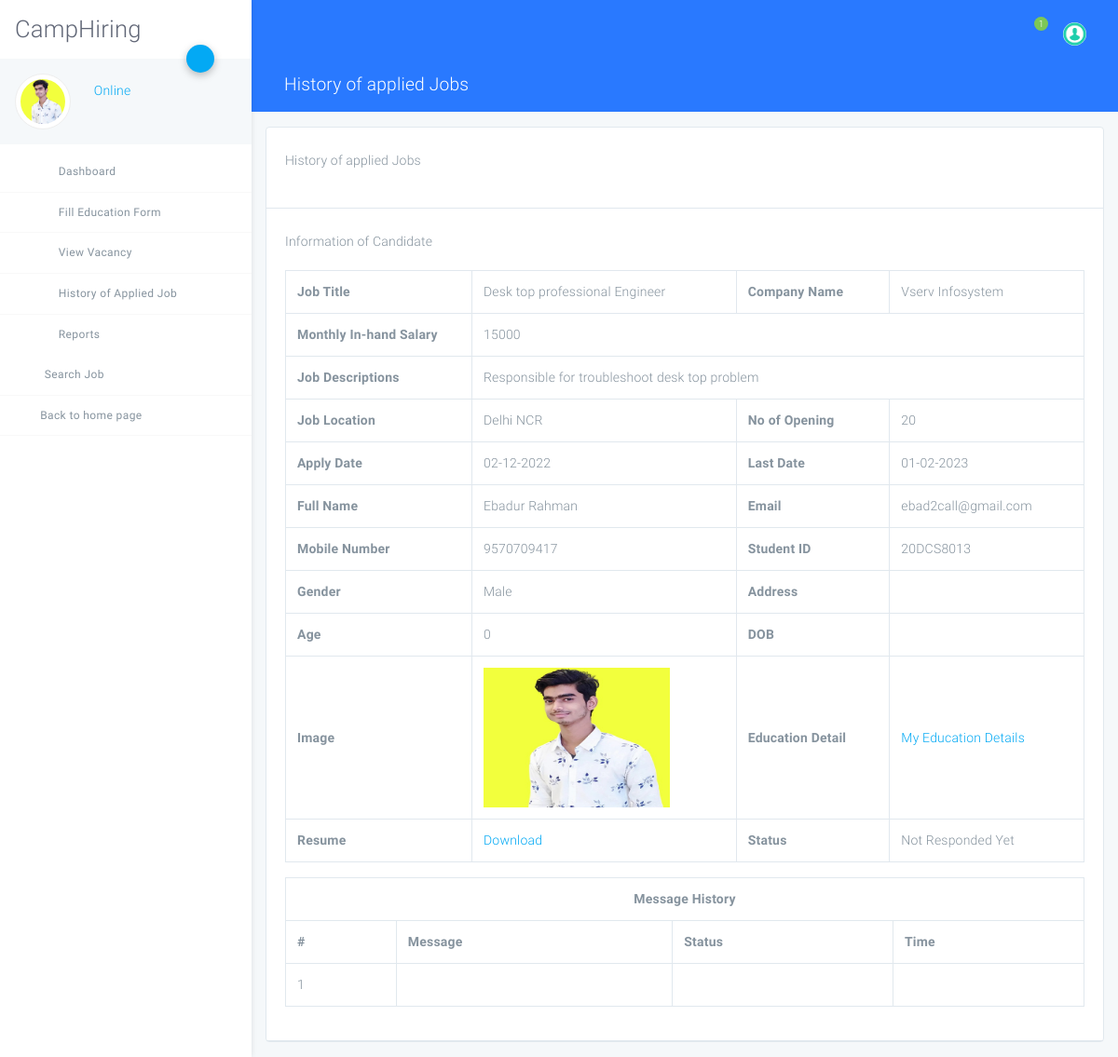
/user/view-histroy-appliedjob.php?viewid=12 (signed in), run on the app's committed database.
### tables this page shows
CREATE TABLE `tbluser` (
  `ID` int(10) NOT NULL,
  `FullName` varchar(120) DEFAULT NULL,
  `Email` varchar(120) DEFAULT NULL,
  `MobileNumber` bigint(10) DEFAULT NULL,
  `StudentID` varchar(120) DEFAULT NULL,
  `Gender` varchar(120) NOT NULL,
  `Address` mediumtext NOT NULL,
  `Age` int(5) NOT NULL,
  `DOB` varchar(120) NOT NULL,
  `Image` varchar(120) NOT NULL,
  `Password` varchar(120) DEFAULT NULL,
  `UserRegdate` timestamp NULL DEFAULT current_timestamp()
);

CREATE TABLE `tblapplyjob` (
  `ID` int(10) NOT NULL,
  `UserId` int(10) DEFAULT NULL,
  `JobId` int(10) DEFAULT NULL,
  `Resume` varchar(120) DEFAULT NULL,
  `ApplyDate` timestamp NULL DEFAULT current_timestamp(),
  `Message` mediumtext NOT NULL,
  `Remark` varchar(200) NOT NULL,
  `Status` varchar(50) DEFAULT NULL,
  `ResponseDate` timestamp NOT NULL DEFAULT '0000-00-00 00:00:00' ON UPDATE current_timestamp()
);

CREATE TABLE `tblvacancy` (
  `ID` int(10) NOT NULL,
  `CompanyID` int(10) DEFAULT NULL,
  `JobTitle` varchar(200) DEFAULT NULL,
  `MonthlySalary` varchar(120) DEFAULT NULL,
  `JobDescriptions` mediumtext DEFAULT NULL,
  `NoofOpenings` varchar(50) DEFAULT NULL,
  `JobLocation` varchar(120) DEFAULT NULL,
  `ApplyDate` varchar(120) DEFAULT NULL,
  `LastDate` varchar(120) DEFAULT NULL,
  `JobpostingDate` datetime DEFAULT current_timestamp()
);

CREATE TABLE `tblcompany` (
  `ID` int(10) NOT NULL,
  `CompanyName` varchar(120) DEFAULT NULL,
  `ContactPerson` varchar(100) DEFAULT NULL,
  `CompanyUrl` varchar(200) DEFAULT NULL,
  `CompanyAddress` mediumtext DEFAULT NULL,
  `MobileNumber` bigint(10) DEFAULT NULL,
  `CompanyEmail` varchar(200) DEFAULT NULL,
  `CompanyLogo` varchar(200) DEFAULT NULL,
  `Password` varchar(120) DEFAULT NULL,
  `CompanyRegdate` timestamp NOT NULL DEFAULT current_timestamp()
);

### user/view-histroy-appliedjob.php (the view, shortened to what this page needs)
<?php
include('includes/dbconnection.php');
if (strlen($_SESSION['crmsuid']==0)) {
  header('location:logout.php');
  } else{
?>
<!DOCTYPE html>
<html lang="en">
<head>
    <link rel="stylesheet" href="assets/css/app.css">
</head>
<body class="light">
<div id="app">
<?php include_once('includes/sidebar.php');?>
<?php include_once('includes/header.php');?>
    <div class="page has-sidebar-left">
    <header class="blue accent-3 relative">
        <div class="container-fluid text-white">
            <div class="row p-t-b-10 ">
                <div class="col">
                    <h4>
                        <i class="icon-package"></i>
                        History of applied Jobs
                    </h4>
                </div>
            </div>
        </div>
    </header>
    <div class="animatedParent animateOnce">
        <div class="container-fluid my-3">
            <div class="row">
                <div class="col-md-12">
                    <div class="card">
                        <div class="card-body b-b">
                            <p>History of applied Jobs</p>
                        </div>
                        <div class="card-body b-b">
 <?php
$vid=$_GET['viewid'];
$ret=mysqli_query($con,"select
  tblvacancy.ID,
  tblvacancy.JobTitle,
  tblvacancy.MonthlySalary,
  tblvacancy.JobDescriptions,
  tblvacancy.NoofOpenings,
  tblvacancy.JobLocation,
  tblvacancy.ApplyDate,tblvacancy.LastDate,tblapplyjob.ID,tblapplyjob.Resume,tblapplyjob.Message,tblapplyjob.Remark,tblapplyjob.Status,tbluser.ID as uid ,tbluser.FullName,tbluser.Email,tbluser.MobileNumber,tbluser.StudentID,tbluser.Gender,tbluser.Address,tbluser.Age,tbluser.DOB,tbluser.Image,tblapplyjob.Status,tblapplyjob.Resume,tblapplyjob.Message,tblapplyjob.Remark,tblcompany.CompanyName from  tblapplyjob join tbluser on tblapplyjob.UserId=tbluser.ID join tblvacancy on tblapplyjob.JobId=tblvacancy.ID join tblcompany on tblcompany.ID=tblvacancy.CompanyID where  tblapplyjob.ID='$vid'");
while ($row=mysqli_fetch_array($ret)) {
?>
<table class="table table-bordered table-hover data-tables">
    <tr>
  <th width="200">Job Title</th>
  <td><?php  echo $row['JobTitle'];?></td>
  <th>Company Name</th>
  <td><?php  echo $row['CompanyName'];?></td>
  </tr>
  <tr>
  <th>Monthly In-hand Salary</th>
  <td colspan="3"><?php  echo $row['MonthlySalary'];?></td>
  </tr>
   <tr>
  <th>Job Descriptions</th>
  <td colspan="3"><?php  echo $row['JobDescriptions'];?></td>
  </tr>
  <tr>
  <th>Job Location</th>
  <td><?php  echo $row['JobLocation'];?></td>
  <th>No of Opening</th>
  <td><?php  echo $row['NoofOpenings'];?></td>
  </tr>
  <tr>
  <th>Apply Date</th>
  <td><?php  echo $row['ApplyDate'];?></td>
  <th>Last Date</th>
  <td><?php  echo $row['LastDate'];?></td>
  </tr>
  <p>Information of Candidate</p>
  <tr>
  <th>Full Name</th>
  <td><?php  echo $row['FullName'];?></td>
  <th>Email</th>
  <td><?php  echo $row['Email'];?></td>
  </tr>
  <tr>
  <th>Mobile Number</th>
  <td><?php  echo $row['MobileNumber'];?></td>
  <th>Student ID </th>
  <td><?php  echo $row['StudentID'];?></td>
  </tr>
  <tr>
  <th>Gender </th>
  <td><?php  echo $row['Gender'];?></td>
  <th>Address </th>
  <td><?php  echo $row['Address'];?></td>
</tr>
<tr>
  <th>Age </th>
  <td><?php  echo $row['Age'];?></td>
  <th>DOB </th>
  <td><?php  echo $row['DOB'];?></td>
</tr>
<tr>
  <th>Image </th>
  <td><img src="images/<?php echo $row['Image'];?>" width="200" height="150" value="<?php  echo $row['Image'];?>"></td>
  <th>Education Detail </th>
  <td><a href="view-education-detail.php?eduid=<?php echo $row['uid'];?>" target="_blank">My Education Details</a></td>
</tr>
<tr>
  <th>Resume </th>
  <td> <a href ="images/<?php echo $row['Resume'];?>" width="200" height="150" value="<?php  echo $row['Resume'];?>" target="_blank">Download</a></td>
    <th>Status</th>
    <td> <?php
if($row['Status']=="")
{
  echo "Not Responded Yet";
}
else
{
  echo $pstatus=$row['Status'];
}
     ;?></td>
  </tr>
</table>
<?php  if($row['Status']!='0'){
$ret=mysqli_query($con,"select  tblmessage.Message,tblmessage.Status as comstatus,tblmessage.ResponseDate from tblapplyjob  left join tblmessage on tblmessage.AppID=tblapplyjob.ID where tblapplyjob.ID='$vid'");
$cnt=1;
 ?>
<table id="datatable" class="table table-bordered dt-responsive nowrap" style="border-collapse: collapse; border-spacing: 0; width: 100%;">
  <tr align="center">
   <th colspan="4" >Message History</th>
  </tr>
  <tr>
    <th>#</th>
<th>Message</th>
<th>Status</th>
<th>Time</th>
</tr>
<?php
while ($row=mysqli_fetch_array($ret)) {
  ?>
<tr>
  <td><?php echo $cnt;?></td>
 <td><?php  echo $row['Message'];?></td>
  <td><?php  echo $row['comstatus'];?></td>
   <td><?php  echo $row['ResponseDate'];?></td>
</tr>
<?php $cnt=$cnt+1;} ?>
</table>
<?php  }?>
                          </div>
                  </div>
                </div>
                                </div>
                              </div>
                    </div>
                </div>
            </div>
</body>
</html>
<?php } } ?>

### user/includes/sidebar.php (shortened to what this page needs)
<aside class="main-sidebar fixed offcanvas shadow">
    <section class="sidebar">
        <div class="w-80px mt-3 mb-3 ml-3">
<h2 align="center">CampHiring</h2>
        </div>
        <div class="relative">
            <a data-toggle="collapse" href="#userSettingsCollapse" role="button" aria-expanded="false"
               aria-controls="userSettingsCollapse" class="btn-fab btn-fab-sm fab-right fab-top btn-primary shadow1 ">
                <i class="icon icon-cogs"></i>
            </a>
            <div class="user-panel p-3 light mb-2">
                <div>
<?php
$uid=$_SESSION['crmsuid'];
$ret=mysqli_query($con,"select FullName,Image from tbluser where ID='$uid'");
$row=mysqli_fetch_array($ret);
$name=$row['FullName'];
$pimage=$row['Image'];
?>
                    <div class="float-left image">
<img class="user_avatar" src="images/<?php echo $pimage;?>" alt="<?php echo $name;?>">
                    </div>
                    <div class="float-left info">
                        <a href="user-profile.php"><i class="icon-circle text-primary blink"></i> Online</a>
                    </div>
                </div>
                <div class="clearfix"></div>
            </div>
        </div>
        <ul class="sidebar-menu">
            <li class="treeview"><a href="dashboard.php">
                <i class="icon icon-sailing-boat-water purple-text s-18"></i> <span>Dashboard</span>
            </a>
            </li>
            <li class="treeview"><a href="#">
                <i class="icon icon icon-package blue-text s-18"></i>
                <span>Fill Education Form</span>
            </a>
            </li>
            <li class="treeview"><a href="view-vacancy.php">
                <i class="icon icon-documents3 text-red s-18"></i>
                <span>View Vacancy</span>
            </a>
            </li>
            <li class="treeview"><a href="histroy-applied-job.php">
                <i class="icon icon-bar-chart2 pink-text s-18"></i>
                <span>History of Applied Job</span>
            </a>
            </li>
            <li class="treeview no-b"><a href="#">
                <i class="icon icon-package light-green-text s-18"></i>
                <span>Reports</span>
            </a>
            </li>
            <li class="treeview"><a href="search-job.php">
                <i class="icon-search3 light-green-text s-18"></i>
                <span>Search Job</span>
            </a>
            </li>
<li class="treeview"><a href="../index.php">
                <i class="icon-long-arrow-left"></i>
                <span>Back to home page</span>
            </a>
            </li>
        </ul>
    </section>
</aside>

### data on the page
tbluser: Image (picture)
tblapplyjob: tblvacancy.JobTitle "Desk top professional Engineer", tblcompany.CompanyName "Vserv Infosystem", tblvacancy.MonthlySalary "15000", tblvacancy.JobDescriptions "Responsible for troubleshoot desk top problem", tblvacancy.JobLocation "Delhi NCR", tblvacancy.NoofOpenings "20", tblvacancy.ApplyDate "02-12-2022", tblvacancy.LastDate "01-02-2023", UserId.FullName "Ebadur Rahman", UserId.Email "ebad2call@gmail.com", UserId.MobileNumber "9570709417", UserId.StudentID "20DCS8013", UserId.Gender "Male", UserId.Age "0", UserId.Image (picture), shows "Not Responded Yet"

### other printed values
$count "1"
